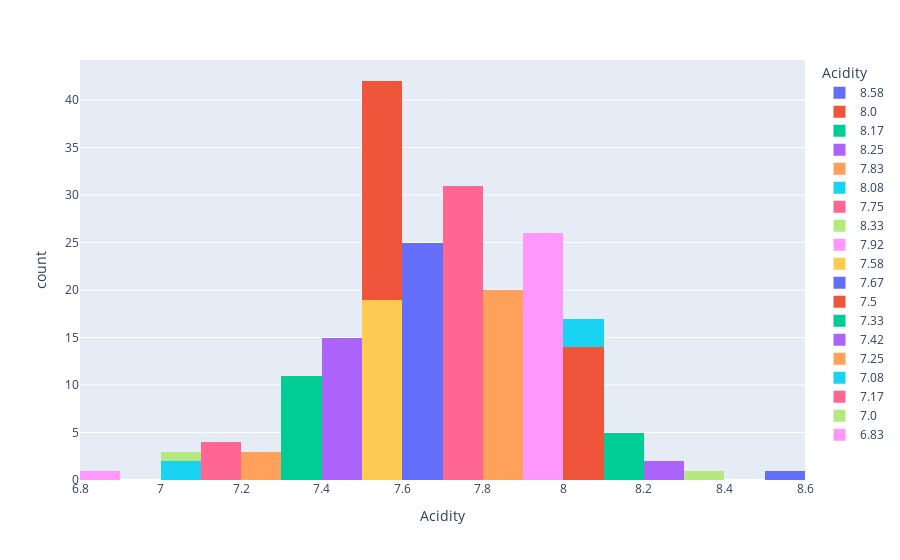

Write notebook code for a chart like this one.
### Code cell
#Lets Plot the histogram for Acidity.
fig=px.histogram(coffee_data, x="Acidity", color="Acidity") 
fig.show()

### Figure 1 — Plotly figure (JSON) as saved in the notebook; plotly's stock layout.template omitted (floating-point values rounded to 4 significant figures)
{"data": [{"alignmentgroup": "True", "bingroup": "x", "hovertemplate": "Acidity=%{x}<br>count=%{y}<extra></extra>", "legendgroup": "8.58", "marker": {"color": "#636efa", "pattern": {"shape": ""}}, "name": "8.58", "offsetgroup": "8.58", "orientation": "v", "showlegend": true, "type": "histogram", "x": [8.58], "xaxis": "x", "yaxis": "y"}, {"alignmentgroup": "True", "bingroup": "x", "hovertemplate": "Acidity=%{x}<br>count=%{y}<extra></extra>", "legendgroup": "8.0", "marker": {"color": "#EF553B", "pattern": {"shape": ""}}, "name": "8.0", "offsetgroup": "8.0", "orientation": "v", "showlegend": true, "type": "histogram", "x": [8, 8, 8, 8, 8, 8, 8, 8, 8, 8, 8, 8, 8, 8], "xaxis": "x", "yaxis": "y"}, {"alignmentgroup": "True", "bingroup": "x", "hovertemplate": "Acidity=%{x}<br>count=%{y}<extra></extra>", "legendgroup": "8.17", "marker": {"color": "#00cc96", "pattern": {"shape": ""}}, "name": "8.17", "offsetgroup": "8.17", "orientation": "v", "showlegend": true, "type": "histogram", "x": [8.17, 8.17, 8.17, 8.17, 8.17], "xaxis": "x", "yaxis": "y"}, {"alignmentgroup": "True", "bingroup": "x", "hovertemplate": "Acidity=%{x}<br>count=%{y}<extra></extra>", "legendgroup": "8.25", "marker": {"color": "#ab63fa", "pattern": {"shape": ""}}, "name": "8.25", "offsetgroup": "8.25", "orientation": "v", "showlegend": true, "type": "histogram", "x": [8.25, 8.25], "xaxis": "x", "yaxis": "y"}, {"alignmentgroup": "True", "bingroup": "x", "hovertemplate": "Acidity=%{x}<br>count=%{y}<extra></extra>", "legendgroup": "7.83", "marker": {"color": "#FFA15A", "pattern": {"shape": ""}}, "name": "7.83", "offsetgroup": "7.83", "orientation": "v", "showlegend": true, "type": "histogram", "x": [7.83, 7.83, 7.83, 7.83, 7.83, 7.83, 7.83, 7.83, 7.83, 7.83, 7.83, 7.83, 7.83, 7.83, 7.83, 7.83, 7.83, 7.83, 7.83, 7.83], "xaxis": "x", "yaxis": "y"}, {"alignmentgroup": "True", "bingroup": "x", "hovertemplate": "Acidity=%{x}<br>count=%{y}<extra></extra>", "legendgroup": "8.08", "marker": {"color": "#19d3f3", "pattern": {"shape": ""}}, "name": "8.08", "offsetgroup": "8.08", "orientation": "v", "showlegend": true, "type": "histogram", "x": [8.08, 8.08, 8.08], "xaxis": "x", "yaxis": "y"}, {"alignmentgroup": "True", "bingroup": "x", "hovertemplate": "Acidity=%{x}<br>count=%{y}<extra></extra>", "legendgroup": "7.75", "marker": {"color": "#FF6692", "pattern": {"shape": ""}}, "name": "7.75", "offsetgroup": "7.75", "orientation": "v", "showlegend": true, "type": "histogram", "x": [7.75, 7.75, 7.75, 7.75, 7.75, 7.75, 7.75, 7.75, 7.75, 7.75, 7.75, 7.75, 7.75, 7.75, 7.75, 7.75, 7.75, 7.75, 7.75, 7.75, 7.75, 7.75, 7.75, 7.75, 7.75, 7.75, 7.75, 7.75, 7.75, 7.75, 7.75], "xaxis": "x", "yaxis": "y"}, {"alignmentgroup": "True", "bingroup": "x", "hovertemplate": "Acidity=%{x}<br>count=%{y}<extra></extra>", "legendgroup": "8.33", "marker": {"color": "#B6E880", "pattern": {"shape": ""}}, "name": "8.33", "offsetgroup": "8.33", "orientation": "v", "showlegend": true, "type": "histogram", "x": [8.33], "xaxis": "x", "yaxis": "y"}, {"alignmentgroup": "True", "bingroup": "x", "hovertemplate": "Acidity=%{x}<br>count=%{y}<extra></extra>", "legendgroup": "7.92", "marker": {"color": "#FF97FF", "pattern": {"shape": ""}}, "name": "7.92", "offsetgroup": "7.92", "orientation": "v", "showlegend": true, "type": "histogram", "x": [7.92, 7.92, 7.92, 7.92, 7.92, 7.92, 7.92, 7.92, 7.92, 7.92, 7.92, 7.92, 7.92, 7.92, 7.92, 7.92, 7.92, 7.92, 7.92, 7.92, 7.92, 7.92, 7.92, 7.92, 7.92, 7.92], "xaxis": "x", "yaxis": "y"}, {"alignmentgroup": "True", "bingroup": "x", "hovertemplate": "Acidity=%{x}<br>count=%{y}<extra></extra>", "legendgroup": "7.58", "marker": {"color": "#FECB52", "pattern": {"shape": ""}}, "name": "7.58", "offsetgroup": "7.58", "orientation": "v", "showlegend": true, "type": "histogram", "x": [7.58, 7.58, 7.58, 7.58, 7.58, 7.58, 7.58, 7.58, 7.58, 7.58, 7.58, 7.58, 7.58, 7.58, 7.58, 7.58, 7.58, 7.58, 7.58], "xaxis": "x", "yaxis": "y"}, {"alignmentgroup": "True", "bingroup": "x", "hovertemplate": "Acidity=%{x}<br>count=%{y}<extra></extra>", "legendgroup": "7.67", "marker": {"color": "#636efa", "pattern": {"shape": ""}}, "name": "7.67", "offsetgroup": "7.67", "orientation": "v", "showlegend": true, "type": "histogram", "x": [7.67, 7.67, 7.67, 7.67, 7.67, 7.67, 7.67, 7.67, 7.67, 7.67, 7.67, 7.67, 7.67, 7.67, 7.67, 7.67, 7.67, 7.67, 7.67, 7.67, 7.67, 7.67, 7.67, 7.67, 7.67], "xaxis": "x", "yaxis": "y"}, {"alignmentgroup": "True", "bingroup": "x", "hovertemplate": "Acidity=%{x}<br>count=%{y}<extra></extra>", "legendgroup": "7.5", "marker": {"color": "#EF553B", "pattern": {"shape": ""}}, "name": "7.5", "offsetgroup": "7.5", "orientation": "v", "showlegend": true, "type": "histogram", "x": [7.5, 7.5, 7.5, 7.5, 7.5, 7.5, 7.5, 7.5, 7.5, 7.5, 7.5, 7.5, 7.5, 7.5, 7.5, 7.5, 7.5, 7.5, 7.5, 7.5, 7.5, 7.5, 7.5], "xaxis": "x", "yaxis": "y"}, {"alignmentgroup": "True", "bingroup": "x", "hovertemplate": "Acidity=%{x}<br>count=%{y}<extra></extra>", "legendgroup": "7.33", "marker": {"color": "#00cc96", "pattern": {"shape": ""}}, "name": "7.33", "offsetgroup": "7.33", "orientation": "v", "showlegend": true, "type": "histogram", "x": [7.33, 7.33, 7.33, 7.33, 7.33, 7.33, 7.33, 7.33, 7.33, 7.33, 7.33], "xaxis": "x", "yaxis": "y"}, {"alignmentgroup": "True", "bingroup": "x", "hovertemplate": "Acidity=%{x}<br>count=%{y}<extra></extra>", "legendgroup": "7.42", "marker": {"color": "#ab63fa", "pattern": {"shape": ""}}, "name": "7.42", "offsetgroup": "7.42", "orientation": "v", "showlegend": true, "type": "histogram", "x": [7.42, 7.42, 7.42, 7.42, 7.42, 7.42, 7.42, 7.42, 7.42, 7.42, 7.42, 7.42, 7.42, 7.42, 7.42], "xaxis": "x", "yaxis": "y"}, {"alignmentgroup": "True", "bingroup": "x", "hovertemplate": "Acidity=%{x}<br>count=%{y}<extra></extra>", "legendgroup": "7.25", "marker": {"color": "#FFA15A", "pattern": {"shape": ""}}, "name": "7.25", "offsetgroup": "7.25", "orientation": "v", "showlegend": true, "type": "histogram", "x": [7.25, 7.25, 7.25], "xaxis": "x", "yaxis": "y"}, {"alignmentgroup": "True", "bingroup": "x", "hovertemplate": "Acidity=%{x}<br>count=%{y}<extra></extra>", "legendgroup": "7.08", "marker": {"color": "#19d3f3", "pattern": {"shape": ""}}, "name": "7.08", "offsetgroup": "7.08", "orientation": "v", "showlegend": true, "type": "histogram", "x": [7.08, 7.08], "xaxis": "x", "yaxis": "y"}, {"alignmentgroup": "True", "bingroup": "x", "hovertemplate": "Acidity=%{x}<br>count=%{y}<extra></extra>", "legendgroup": "7.17", "marker": {"color": "#FF6692", "pattern": {"shape": ""}}, "name": "7.17", "offsetgroup": "7.17", "orientation": "v", "showlegend": true, "type": "histogram", "x": [7.17, 7.17, 7.17, 7.17], "xaxis": "x", "yaxis": "y"}, {"alignmentgroup": "True", "bingroup": "x", "hovertemplate": "Acidity=%{x}<br>count=%{y}<extra></extra>", "legendgroup": "7.0", "marker": {"color": "#B6E880", "pattern": {"shape": ""}}, "name": "7.0", "offsetgroup": "7.0", "orientation": "v", "showlegend": true, "type": "histogram", "x": [7], "xaxis": "x", "yaxis": "y"}, {"alignmentgroup": "True", "bingroup": "x", "hovertemplate": "Acidity=%{x}<br>count=%{y}<extra></extra>", "legendgroup": "6.83", "marker": {"color": "#FF97FF", "pattern": {"shape": ""}}, "name": "6.83", "offsetgroup": "6.83", "orientation": "v", "showlegend": true, "type": "histogram", "x": [6.83], "xaxis": "x", "yaxis": "y"}], "layout": {"barmode": "relative", "legend": {"title": {"text": "Acidity"}, "tracegroupgap": 0}, "margin": {"t": 60}, "xaxis": {"anchor": "y", "categoryarray": [8.58, 8, 8.17, 8.25, 7.83, 8.08, 7.75, 8.33, 7.92, 7.58, 7.67, 7.5, 7.33, 7.42, 7.25, 7.08, 7.17, 7, 6.83], "categoryorder": "array", "domain": [0, 1], "title": {"text": "Acidity"}}, "yaxis": {"anchor": "x", "domain": [0, 1], "title": {"text": "count"}}}}
